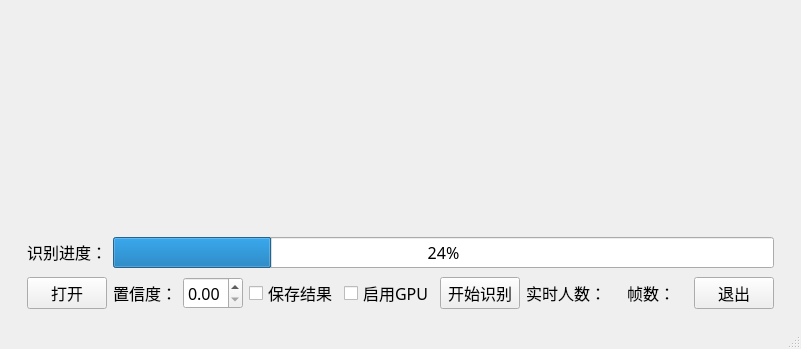
<?xml version="1.0" encoding="UTF-8"?>
<ui version="4.0">
 <class>MainWindow</class>
 <widget class="QMainWindow" name="MainWindow">
  <property name="geometry">
   <rect>
    <x>0</x>
    <y>0</y>
    <width>757</width>
    <height>349</height>
   </rect>
  </property>
  <property name="windowTitle">
   <string>MainWindow</string>
  </property>
  <widget class="QWidget" name="centralwidget">
   <layout class="QVBoxLayout" name="verticalLayout_2">
    <item>
     <widget class="QFrame" name="verticalFrame">
      <property name="focusPolicy">
       <enum>Qt::NoFocus</enum>
      </property>
      <layout class="QVBoxLayout" name="verticalLayout">
       <item>
        <widget class="QLabel" name="video_frame">
         <property name="sizePolicy">
          <sizepolicy hsizetype="Preferred" vsizetype="Preferred">
           <horstretch>0</horstretch>
           <verstretch>1</verstretch>
          </sizepolicy>
         </property>
         <property name="text">
          <string/>
         </property>
         <property name="alignment">
          <set>Qt::AlignCenter</set>
         </property>
        </widget>
       </item>
       <item>
        <widget class="QFrame" name="horizontalFrame_2">
         <property name="sizePolicy">
          <sizepolicy hsizetype="Preferred" vsizetype="Preferred">
           <horstretch>0</horstretch>
           <verstretch>0</verstretch>
          </sizepolicy>
         </property>
         <property name="font">
          <font>
           <family>宋体</family>
          </font>
         </property>
         <property name="lineWidth">
          <number>0</number>
         </property>
         <layout class="QHBoxLayout" name="horizontalLayout_2">
          <property name="topMargin">
           <number>2</number>
          </property>
          <property name="bottomMargin">
           <number>1</number>
          </property>
          <item>
           <widget class="QLabel" name="label">
            <property name="sizePolicy">
             <sizepolicy hsizetype="Fixed" vsizetype="Fixed">
              <horstretch>0</horstretch>
              <verstretch>0</verstretch>
             </sizepolicy>
            </property>
            <property name="font">
             <font>
              <family>宋体</family>
              <pointsize>12</pointsize>
              <weight>50</weight>
              <bold>false</bold>
             </font>
            </property>
            <property name="text">
             <string>识别进度：</string>
            </property>
           </widget>
          </item>
          <item>
           <widget class="QProgressBar" name="recog_prog">
            <property name="sizePolicy">
             <sizepolicy hsizetype="Preferred" vsizetype="Fixed">
              <horstretch>0</horstretch>
              <verstretch>0</verstretch>
             </sizepolicy>
            </property>
            <property name="font">
             <font>
              <family>宋体</family>
              <pointsize>12</pointsize>
              <weight>50</weight>
              <bold>false</bold>
             </font>
            </property>
            <property name="value">
             <number>24</number>
            </property>
           </widget>
          </item>
         </layout>
        </widget>
       </item>
       <item>
        <widget class="QFrame" name="horizontalFrame">
         <layout class="QHBoxLayout" name="horizontalLayout">
          <property name="topMargin">
           <number>2</number>
          </property>
          <property name="bottomMargin">
           <number>0</number>
          </property>
          <item>
           <widget class="QPushButton" name="open_button">
            <property name="sizePolicy">
             <sizepolicy hsizetype="Minimum" vsizetype="Fixed">
              <horstretch>0</horstretch>
              <verstretch>0</verstretch>
             </sizepolicy>
            </property>
            <property name="font">
             <font>
              <family>宋体</family>
              <pointsize>12</pointsize>
              <weight>50</weight>
              <bold>false</bold>
             </font>
            </property>
            <property name="text">
             <string>打开</string>
            </property>
           </widget>
          </item>
          <item>
           <widget class="QLabel" name="conf_label">
            <property name="sizePolicy">
             <sizepolicy hsizetype="Fixed" vsizetype="Fixed">
              <horstretch>0</horstretch>
              <verstretch>0</verstretch>
             </sizepolicy>
            </property>
            <property name="font">
             <font>
              <family>宋体</family>
              <pointsize>12</pointsize>
              <weight>50</weight>
              <bold>false</bold>
             </font>
            </property>
            <property name="text">
             <string>置信度：</string>
            </property>
            <property name="alignment">
             <set>Qt::AlignRight|Qt::AlignTrailing|Qt::AlignVCenter</set>
            </property>
           </widget>
          </item>
          <item>
           <widget class="QDoubleSpinBox" name="conf_val">
            <property name="sizePolicy">
             <sizepolicy hsizetype="Minimum" vsizetype="Fixed">
              <horstretch>0</horstretch>
              <verstretch>0</verstretch>
             </sizepolicy>
            </property>
            <property name="font">
             <font>
              <family>宋体</family>
              <pointsize>12</pointsize>
              <weight>50</weight>
              <bold>false</bold>
             </font>
            </property>
            <property name="maximum">
             <double>1.000000000000000</double>
            </property>
            <property name="singleStep">
             <double>0.010000000000000</double>
            </property>
           </widget>
          </item>
          <item>
           <widget class="QCheckBox" name="save_result">
            <property name="font">
             <font>
              <family>宋体</family>
              <pointsize>12</pointsize>
             </font>
            </property>
            <property name="text">
             <string>保存结果</string>
            </property>
           </widget>
          </item>
          <item>
           <widget class="QCheckBox" name="check_gpu">
            <property name="font">
             <font>
              <family>宋体</family>
              <pointsize>12</pointsize>
             </font>
            </property>
            <property name="text">
             <string>启用GPU</string>
            </property>
           </widget>
          </item>
          <item>
           <widget class="QPushButton" name="start_button">
            <property name="sizePolicy">
             <sizepolicy hsizetype="Minimum" vsizetype="Fixed">
              <horstretch>0</horstretch>
              <verstretch>0</verstretch>
             </sizepolicy>
            </property>
            <property name="font">
             <font>
              <family>宋体</family>
              <pointsize>12</pointsize>
              <weight>50</weight>
              <bold>false</bold>
             </font>
            </property>
            <property name="text">
             <string>开始识别</string>
            </property>
           </widget>
          </item>
          <item>
           <widget class="QLabel" name="count_label">
            <property name="sizePolicy">
             <sizepolicy hsizetype="Fixed" vsizetype="Fixed">
              <horstretch>0</horstretch>
              <verstretch>0</verstretch>
             </sizepolicy>
            </property>
            <property name="font">
             <font>
              <family>宋体</family>
              <pointsize>12</pointsize>
              <weight>50</weight>
              <bold>false</bold>
             </font>
            </property>
            <property name="text">
             <string>实时人数：</string>
            </property>
            <property name="alignment">
             <set>Qt::AlignCenter</set>
            </property>
           </widget>
          </item>
          <item>
           <widget class="QLabel" name="count_val">
            <property name="sizePolicy">
             <sizepolicy hsizetype="Minimum" vsizetype="Fixed">
              <horstretch>0</horstretch>
              <verstretch>0</verstretch>
             </sizepolicy>
            </property>
            <property name="minimumSize">
             <size>
              <width>0</width>
              <height>23</height>
             </size>
            </property>
            <property name="font">
             <font>
              <family>宋体</family>
              <pointsize>12</pointsize>
              <weight>50</weight>
              <bold>false</bold>
             </font>
            </property>
            <property name="text">
             <string/>
            </property>
            <property name="alignment">
             <set>Qt::AlignLeading|Qt::AlignLeft|Qt::AlignVCenter</set>
            </property>
           </widget>
          </item>
          <item>
           <widget class="QLabel" name="frame_count_label">
            <property name="font">
             <font>
              <family>宋体</family>
              <pointsize>12</pointsize>
             </font>
            </property>
            <property name="text">
             <string>帧数：</string>
            </property>
           </widget>
          </item>
          <item>
           <widget class="QLabel" name="frame_count_val">
            <property name="text">
             <string/>
            </property>
           </widget>
          </item>
          <item>
           <widget class="QPushButton" name="exit_button">
            <property name="sizePolicy">
             <sizepolicy hsizetype="Minimum" vsizetype="Fixed">
              <horstretch>0</horstretch>
              <verstretch>0</verstretch>
             </sizepolicy>
            </property>
            <property name="font">
             <font>
              <family>宋体</family>
              <pointsize>12</pointsize>
              <weight>50</weight>
              <bold>false</bold>
             </font>
            </property>
            <property name="text">
             <string>退出</string>
            </property>
           </widget>
          </item>
         </layout>
        </widget>
       </item>
      </layout>
     </widget>
    </item>
   </layout>
  </widget>
  <widget class="QMenuBar" name="menubar">
   <property name="geometry">
    <rect>
     <x>0</x>
     <y>0</y>
     <width>757</width>
     <height>22</height>
    </rect>
   </property>
  </widget>
  <widget class="QStatusBar" name="statusbar"/>
 </widget>
 <resources/>
 <connections/>
</ui>
